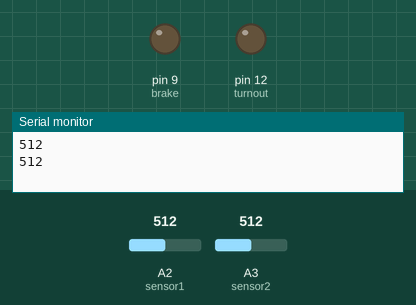
Recording of a sketch running on a simulated Arduino Uno, built with avr-gcc and run on an emulated ATmega328P. On the bench: output pins drawn as LEDs (lit = HIGH), the last lines printed to the serial monitor. Inputs (shaded band) come from the test bench; at power-on: A2 (sensor1) = 512, A3 (sensor2) = 512. Pins used as bus, display or sensor lines are not drawn.

Above: at 0.1 s.
At 0.6 s:
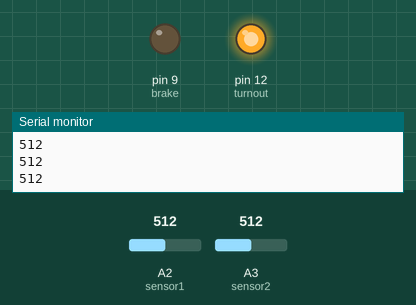
Timing chart, 0 to 2.1 s (numbered marks = the images above):
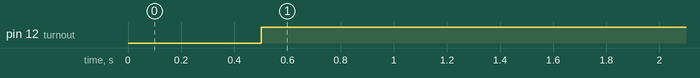

Measured:
- by itself, pin 12 (turnout): LOW → HIGH at 0.50 s

The sketch:

Arduino_DCC_Reversing_Loop.ino
```cpp
int DCCWhite = 5; //declares our DCC feeders
int DCCBlue = 6;
int turnout = 12; //turnout direction
int brake = 9; //releases brake on motorshield
int power = 3; //power to the turnout
int sensor1 = A2; //sensor input
int sensor2 = A3; //sensor input

void setup() {
  Serial.begin(9600);//sets up serial monitoring
  pinMode(DCCWhite, OUTPUT); //establishes pin as output
  pinMode(DCCBlue, OUTPUT);
  pinMode(turnout, OUTPUT);
  pinMode(brake, OUTPUT);
  pinMode(power, OUTPUT);
  pinMode(sensor1, INPUT); //establishes pin as intput
  pinMode(sensor2, INPUT);
}

enum LOOPSTATES {
  ST_R1,
  ST_R2,
  ST_L1,
  ST_L2,
};

LOOPSTATES loopState = ST_R1;

void loop() {
 int Sensorval1 = analogRead(sensor1); //reads sensor input
 int Sensorval2 = analogRead(sensor2);
 Serial.println(Sensorval1);//displays sensor value in serial monitor
 Serial.println(Sensorval2);
 delay(500); //reads sensors every 0.5 seconds

 switch (loopState){
  case ST_R1:
  switchR1(Sensorval1, Sensorval2);
  break;
  case ST_R2:
  switchR2(Sensorval1, Sensorval2);
  break;
  case ST_L1:
  switchL1(Sensorval1, Sensorval2);
  break;
  case ST_L2:
  switchL2(Sensorval1, Sensorval2);
  break;
 }
 }

 void switchR1(int Sensorval1, int Sensorval2){
  digitalWrite(DCCWhite, HIGH);//turns on DCCWhite Relay
  digitalWrite(DCCBlue, HIGH);//turns on DCCBlue Relay
  digitalWrite(turnout, HIGH);//switches turnout
  digitalWrite(brake, LOW);
  digitalWrite(power, 255);//max power to the turnout
  loopState=ST_R2; //switches to off state

 }

void switchR2(int Sensorval1, int Sensorval2){
  digitalWrite(DCCWhite, HIGH);//turns on DCCWhite Relay
  digitalWrite(DCCBlue, HIGH);//turns on DCCBlue Relay
  digitalWrite(turnout, HIGH);//switches turnout
  digitalWrite(brake, LOW);
  digitalWrite(power, 0);//max power to the turnout

  if (Sensorval2 <200){
    loopState = ST_L1;
  }
}

void switchL1(int Sensorval1, int Sensorval2){
  digitalWrite(DCCWhite, LOW);//turns off DCCWhite Relay
  digitalWrite(DCCBlue, LOW);//turns off DCCBlue Relay
  digitalWrite(turnout, LOW);//switches turnout
  digitalWrite(brake, LOW);
  digitalWrite(power, 255);//max power to the turnout
  loopState=ST_L2; //switches to off state

 }

void switchL2(int Sensorval1, int Sensorval2){
  digitalWrite(DCCWhite, LOW);//turns off DCCWhite Relay
  digitalWrite(DCCBlue, LOW);//turns off DCCBlue Relay
  digitalWrite(turnout, LOW);//switches turnout
  digitalWrite(brake, LOW);
  digitalWrite(power, 0);//max power to the turnout

  if (Sensorval1 <200){
    loopState = ST_R1;
  }
}
```
